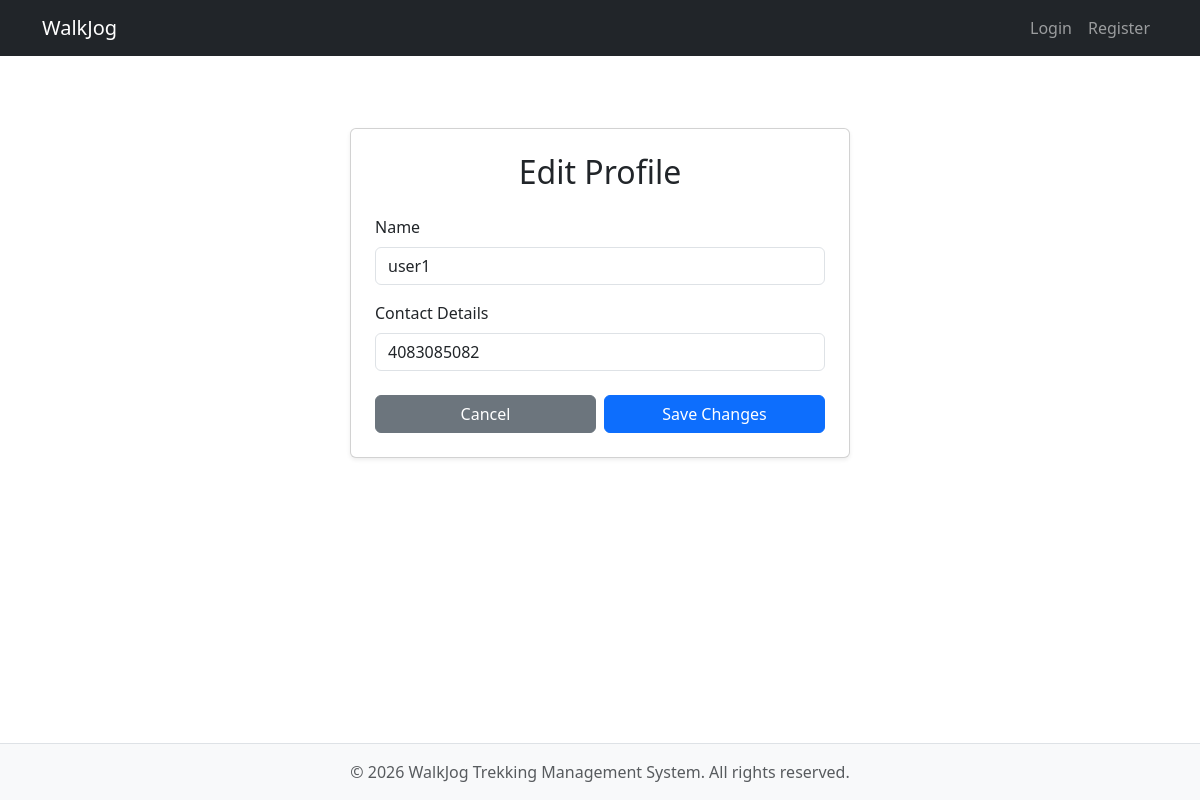
The page /user/profile/edit/5 on the database as committed earlier.
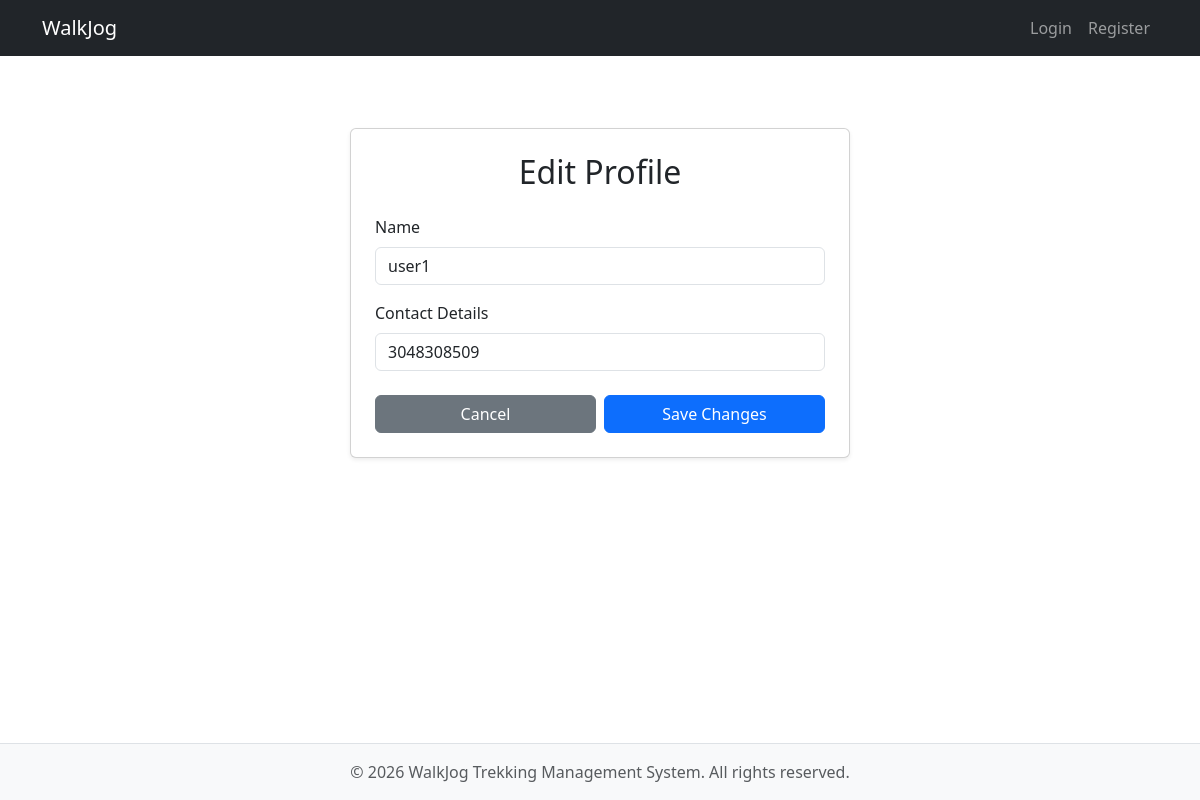
The same page on the database as committed later.
### models.py (models this page shows)
class UserProfile(db.Model):
    __tablename__ = 'user_profile'
    user_id = db.Column(
        db.Integer,
        db.ForeignKey('users.id'),
        primary_key=True,
        nullable=False
    )
    name = db.Column(db.String(50), nullable=False)
    contact_details = db.Column(db.String(15), nullable=False)
    is_blacklisted = db.Column(db.Boolean, default=False)
    created_at = db.Column(db.DateTime, default=datetime.now)

### app.py (the view)
@app.route('/user/profile/edit/<int:user_id>', methods=['GET', 'POST'])
def edit_user_profile(user_id):
    user_prof = UserProfile.query.get_or_404(user_id)
    if request.method == 'POST':
        user_prof.name = request.form.get('name')
        user_prof.contact_details = request.form.get('contact_details')
        db.session.commit()
        return redirect(url_for('user_dashboard', user_id=user_id))
    return render_template('edit_user_profile.html', user_prof=user_prof)

### templates/edit_user_profile.html (shortened to what this page needs)
{% extends "base.html" %}
{% block content %}
<div class="card shadow-sm mx-auto mt-5" style="max-width: 500px;">
    <div class="card-body p-4">
    <h2 class="card-title text-center mb-4">Edit Profile</h2>
    <form action="{{ url_for('edit_user_profile', user_id=user_prof.user_id) }}" method="POST">
        <div class="mb-3">
            <label for="name" class="form-label">Name</label>
            <input type="text" class="form-control" id="name" name="name" value="{{ user_prof.name }}" required>
        </div>
        <div class="mb-4">
            <label for="contact_details" class="form-label">Contact Details</label>
            <input type="text" class="form-control" id="contact_details" name="contact_details" value="{{ user_prof.contact_details }}" required>
        </div>
        <div class="d-flex justify-content-between gap-2">
            <a href="{{ url_for('user_dashboard', user_id=user_prof.user_id) }}" class="btn btn-secondary w-50">Cancel</a>
            <button type="submit" class="btn btn-primary w-50">Save Changes</button>
        </div>
    </form>
    </div>
</div>
{% endblock %}

Rows that differ between the two databases and show on the page:
changed UserProfile "user1": contact_details "4083085082" → "3048308509"
